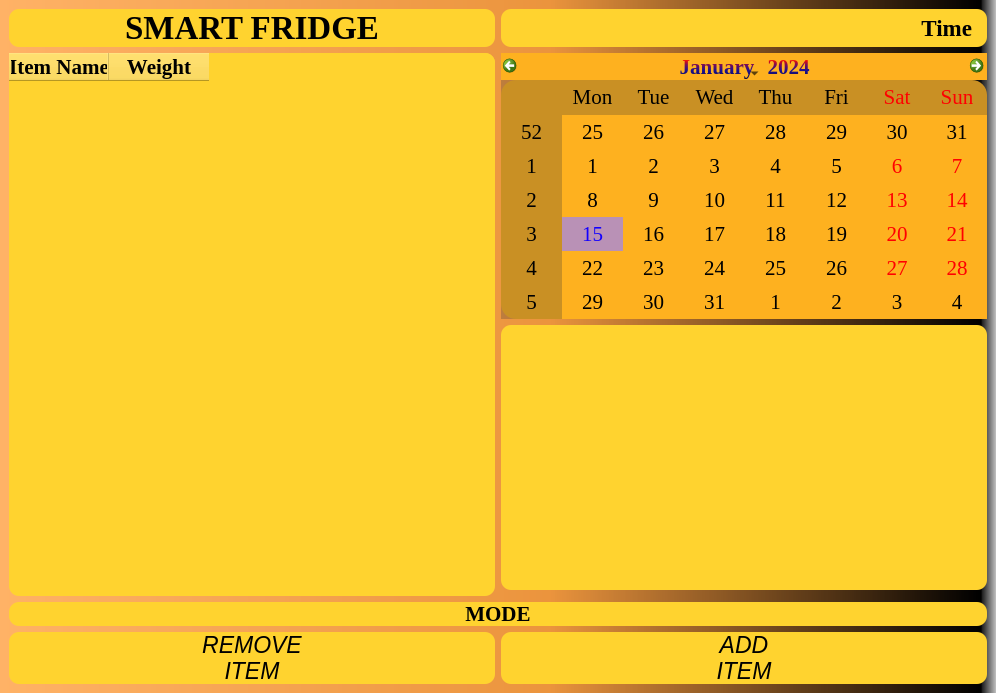
<?xml version="1.0" encoding="UTF-8"?>
<ui version="4.0">
 <class>SmartFridge</class>
 <widget class="QMainWindow" name="SmartFridge">
  <property name="geometry">
   <rect>
    <x>0</x>
    <y>0</y>
    <width>996</width>
    <height>693</height>
   </rect>
  </property>
  <property name="font">
   <font>
    <family>Times New Roman</family>
    <pointsize>15</pointsize>
   </font>
  </property>
  <property name="windowTitle">
   <string>Smart Fridge</string>
  </property>
  <widget class="QWidget" name="centralwidget">
   <property name="minimumSize">
    <size>
     <width>996</width>
     <height>693</height>
    </size>
   </property>
   <layout class="QHBoxLayout" name="horizontalLayout">
    <property name="spacing">
     <number>0</number>
    </property>
    <property name="leftMargin">
     <number>0</number>
    </property>
    <property name="topMargin">
     <number>0</number>
    </property>
    <property name="rightMargin">
     <number>0</number>
    </property>
    <property name="bottomMargin">
     <number>0</number>
    </property>
    <item>
     <widget class="QFrame" name="frame">
      <property name="sizePolicy">
       <sizepolicy hsizetype="Minimum" vsizetype="Minimum">
        <horstretch>0</horstretch>
        <verstretch>0</verstretch>
       </sizepolicy>
      </property>
      <property name="styleSheet">
       <string notr="true">background-color: qlineargradient(spread:pad, x1:0, y1:0, x2:1, y2:0, stop:0 rgba(255, 178, 102, 255), stop:0.55 rgba(235, 148, 61, 255), stop:0.98 rgba(0, 0, 0, 255), stop:1 rgba(0, 0, 0, 0));
gridline-color: qlineargradient(spread:pad, x1:0, y1:1, x2:0, y2:0, stop:0 rgba(0, 0, 0, 255), stop:0.05 rgba(14, 8, 73, 255), stop:0.36 rgba(28, 17, 145, 255), stop:0.6 rgba(126, 14, 81, 255), stop:0.75 rgba(234, 11, 11, 255), stop:0.79 rgba(244, 70, 5, 255), stop:0.86 rgba(255, 136, 0, 255), stop:0.935 rgba(239, 236, 55, 255));</string>
      </property>
      <layout class="QGridLayout" name="gridLayout">
       <item row="1" column="0">
        <widget class="QLabel" name="title">
         <property name="font">
          <font>
           <family>Times New Roman</family>
           <pointsize>25</pointsize>
           <weight>75</weight>
           <bold>true</bold>
          </font>
         </property>
         <property name="styleSheet">
          <string notr="true">background-color: rgb(255, 211, 47);
border-radius: 10px;</string>
         </property>
         <property name="text">
          <string>SMART FRIDGE</string>
         </property>
         <property name="alignment">
          <set>Qt::AlignCenter</set>
         </property>
        </widget>
       </item>
       <item row="8" column="1">
        <widget class="QCalendarWidget" name="calendarWidget">
         <property name="font">
          <font>
           <family>Times New Roman</family>
           <pointsize>16</pointsize>
          </font>
         </property>
         <property name="styleSheet">
          <string notr="true">background-color: rgb(254, 177, 31);
alternate-background-color: rgba(50, 51, 51, 66);
color: qlineargradient(spread:pad, x1:0, y1:1, x2:0, y2:0, stop:0 rgba(0, 0, 0, 255), stop:0.05 rgba(14, 8, 73, 255), stop:0.36 rgba(28, 17, 145, 255), stop:0.6 rgba(126, 14, 81, 255), stop:0.75 rgba(234, 11, 11, 255), stop:0.79 rgba(244, 70, 5, 255), stop:0.86 rgba(255, 136, 0, 255), stop:0.935 rgba(239, 236, 55, 255));
selection-color: rgba(18, 0, 255, 255);
selection-background-color: rgb(152, 131, 255, 80);
border:none;
border-radius: 15px;</string>
         </property>
        </widget>
       </item>
       <item row="1" column="1">
        <widget class="QLabel" name="Time">
         <property name="font">
          <font>
           <family>Times New Roman</family>
           <pointsize>17</pointsize>
           <weight>75</weight>
           <bold>true</bold>
          </font>
         </property>
         <property name="styleSheet">
          <string notr="true">background-color: rgb(255, 211, 47);
border-radius: 10px;</string>
         </property>
         <property name="text">
          <string>Time</string>
         </property>
         <property name="alignment">
          <set>Qt::AlignRight|Qt::AlignTrailing|Qt::AlignVCenter</set>
         </property>
         <property name="margin">
          <number>0</number>
         </property>
         <property name="indent">
          <number>15</number>
         </property>
        </widget>
       </item>
       <item row="13" column="1">
        <widget class="QPushButton" name="AddItem">
         <property name="font">
          <font>
           <family>Arial</family>
           <pointsize>17</pointsize>
           <italic>true</italic>
          </font>
         </property>
         <property name="styleSheet">
          <string notr="true">
background-color: rgb(255, 211, 47);
border: none;
border-radius: 10px

</string>
         </property>
         <property name="text">
          <string>ADD 
ITEM</string>
         </property>
         <property name="iconSize">
          <size>
           <width>12</width>
           <height>12</height>
          </size>
         </property>
        </widget>
       </item>
       <item row="13" column="0">
        <widget class="QPushButton" name="RemoveItem">
         <property name="font">
          <font>
           <family>Arial</family>
           <pointsize>17</pointsize>
           <italic>true</italic>
          </font>
         </property>
         <property name="styleSheet">
          <string notr="true">background-color: rgb(255, 211, 47);
border:none;
border-radius: 10px;
</string>
         </property>
         <property name="text">
          <string>REMOVE 
ITEM</string>
         </property>
        </widget>
       </item>
       <item row="12" column="0" colspan="2">
        <widget class="QLabel" name="Mode">
         <property name="font">
          <font>
           <family>Times New Roman</family>
           <pointsize>16</pointsize>
           <weight>75</weight>
           <bold>true</bold>
          </font>
         </property>
         <property name="styleSheet">
          <string notr="true">background-color: rgb(255, 211, 47);
border-radius: 10px;</string>
         </property>
         <property name="text">
          <string>MODE</string>
         </property>
         <property name="alignment">
          <set>Qt::AlignCenter</set>
         </property>
        </widget>
       </item>
       <item row="8" column="0" rowspan="3">
        <widget class="QTableWidget" name="tableWidget">
         <property name="font">
          <font>
           <family>Times New Roman</family>
           <pointsize>13</pointsize>
          </font>
         </property>
         <property name="styleSheet">
          <string notr="true">background-color: rgb(255, 211, 47);
alternate-background-color: rgba(254, 165, 32, 102);
border: none;
border-radius: 10px;</string>
         </property>
         <property name="sizeAdjustPolicy">
          <enum>QAbstractScrollArea::AdjustToContents</enum>
         </property>
         <property name="autoScroll">
          <bool>true</bool>
         </property>
         <property name="autoScrollMargin">
          <number>3</number>
         </property>
         <property name="dragDropOverwriteMode">
          <bool>false</bool>
         </property>
         <column>
          <property name="text">
           <string>Item Name</string>
          </property>
          <property name="font">
           <font>
            <family>Times New Roman</family>
            <pointsize>16</pointsize>
            <weight>75</weight>
            <bold>true</bold>
           </font>
          </property>
          <property name="textAlignment">
           <set>AlignCenter</set>
          </property>
          <property name="background">
           <color>
            <red>253</red>
            <green>133</green>
            <blue>35</blue>
           </color>
          </property>
          <property name="foreground">
           <brush brushstyle="SolidPattern">
            <color alpha="255">
             <red>0</red>
             <green>0</green>
             <blue>0</blue>
            </color>
           </brush>
          </property>
         </column>
         <column>
          <property name="text">
           <string>Weight</string>
          </property>
          <property name="font">
           <font>
            <family>Times New Roman</family>
            <pointsize>16</pointsize>
            <weight>75</weight>
            <bold>true</bold>
           </font>
          </property>
          <property name="textAlignment">
           <set>AlignCenter</set>
          </property>
          <property name="background">
           <color>
            <red>253</red>
            <green>133</green>
            <blue>35</blue>
           </color>
          </property>
          <property name="foreground">
           <brush brushstyle="SolidPattern">
            <color alpha="255">
             <red>0</red>
             <green>0</green>
             <blue>0</blue>
            </color>
           </brush>
          </property>
         </column>
        </widget>
       </item>
       <item row="9" column="1">
        <widget class="QTextEdit" name="status">
         <property name="font">
          <font>
           <family>Times New Roman</family>
           <pointsize>15</pointsize>
          </font>
         </property>
         <property name="styleSheet">
          <string notr="true">background-color: rgb(255, 211, 47);
border: rgb(255,255,255);
border-radius: 10px;
</string>
         </property>
        </widget>
       </item>
      </layout>
     </widget>
    </item>
   </layout>
  </widget>
 </widget>
 <resources/>
 <connections/>
</ui>
